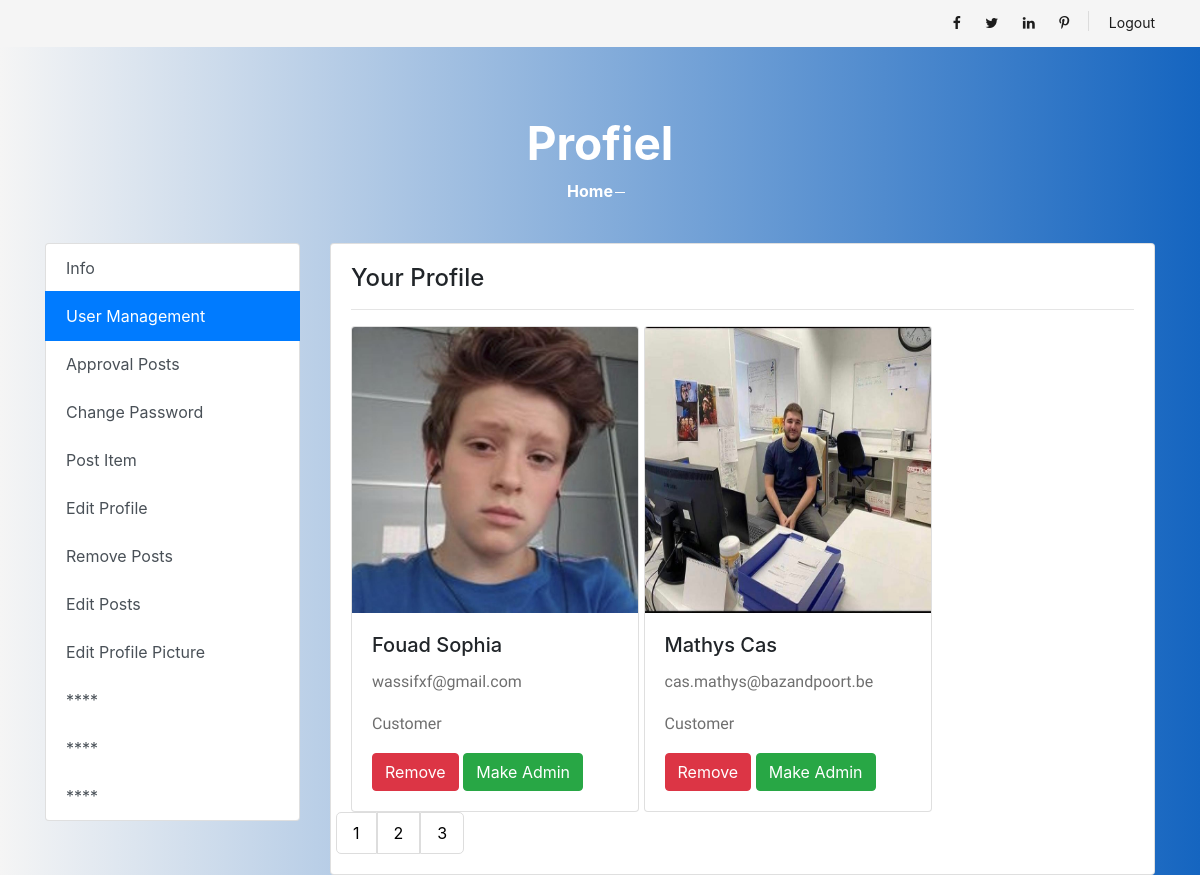
The page /account_pagina/gebruikers.php (signed in) on the database as committed earlier.
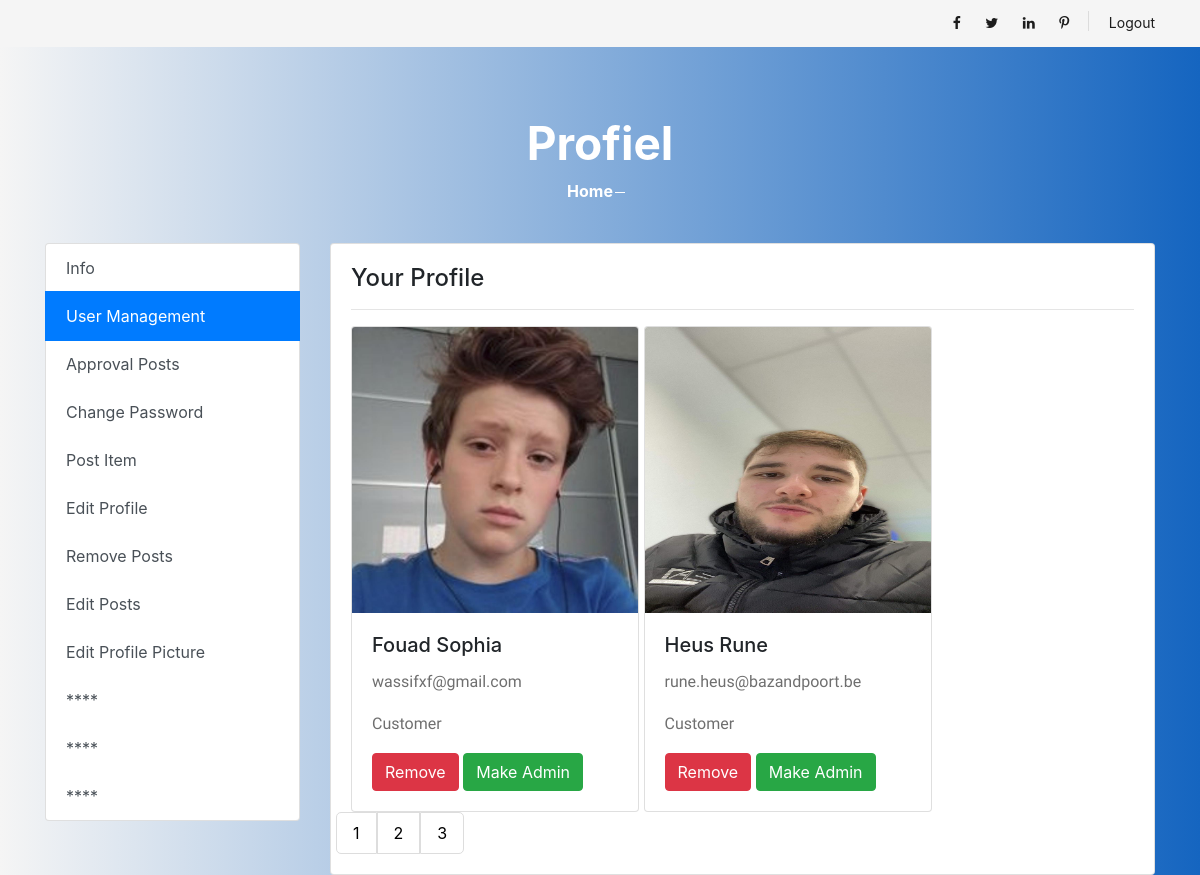
The same page on the database as committed later.
### tables this page shows
CREATE TABLE IF NOT EXISTS `users` (
  `user_id` int(11) NOT NULL AUTO_INCREMENT,
  `unique_id` int(255) NOT NULL,
  `fname` varchar(255) NOT NULL,
  `lname` varchar(255) NOT NULL,
  `email` varchar(255) NOT NULL,
  `password` varchar(255) NOT NULL,
  `img` varchar(255) NOT NULL,
  `status` varchar(255) NOT NULL,
  `admin` int(11) NOT NULL,
  `subscription_id` int(11) NOT NULL,
  `counter` int(11) NOT NULL,
  PRIMARY KEY (`user_id`)
);

### account_pagina/gebruikers.php (the view, shortened to what the changed rows need)
<?php
$page = $_SERVER['REQUEST_URI'];
?>
<!DOCTYPE html>
<html lang="zxx">
<head>
    <link rel="stylesheet" href="../css/account.css">
    <link href="//maxcdn.bootstrapcdn.com/bootstrap/4.1.1/css/bootstrap.min.css" rel="stylesheet" id="bootstrap-css">
    <link rel="stylesheet" href="../css/bootstrap.min.css" type="text/css">
    <link rel="stylesheet" href="../css/font-awesome.min.css" type="text/css">
    <link rel="stylesheet" href="../css/elegant-icons.css" type="text/css">
    <link rel="stylesheet" href="../css/nice-select.css" type="text/css">
    <link rel="stylesheet" href="../css/jquery-ui.min.css" type="text/css">
    <link rel="stylesheet" href="../css/owl.carousel.min.css" type="text/css">
    <link rel="stylesheet" href="../css/slicknav.min.css" type="text/css">
    <link rel="stylesheet" href="../css/style.css" type="text/css">
</head>
<body>
<section class="breadcrumb-section set-bg" data-setbg="img/breadcrumb.jpg">
    <div class="container">
        <div class="row">
            <div class="col-lg-12 text-center">
                <div class="breadcrumb__text">
                    <h2>Profiel</h2>
                </div>
            </div>
        </div>
    </div>
</section>
<?php
include "../php/config.php";
?>
<link href="//maxcdn.bootstrapcdn.com/bootstrap/4.1.1/css/bootstrap.min.css" rel="stylesheet" id="bootstrap-css">
<div class="container">
    <div class="row">
        <div class="col-md-9">
            <div class="card">
                <div class="card-body">
                    <div class="row">
                        <div class="col-md-12">
                            <?php
                            $results_per_page = 2;
                            $sql7 = "SELECT * FROM users";
                            $result = mysqli_query($conn, $sql7);
                            $number_of_results = mysqli_num_rows($result);
                            $number_of_pages = ceil($number_of_results/$results_per_page);
                            if (!isset($_GET["page"])){
                                $page = 1;
                            } else {
                                $page = $_GET["page"];
                            }
                            $this_page_first_result =  ($page-1)*$results_per_page;
                            $sql9 = "SELECT * FROM users WHERE user_id != 1 LIMIT " . $this_page_first_result . ',' . $results_per_page;
                            $result = mysqli_query($conn, $sql9);
                            while ($row = $result->fetch_assoc()){
                                print '
                                        <div class="card" style="width: 18rem; display: inline-block;">
                                          <img class="card-img-top" style="height: 286px; width: 286px;" src="../php/images/'. $row["img"] . '"">
                                          <div class="card-body">
                                            <h5 class="card-title">'. $row["lname"]. ' ' .$row["fname"]. '</h5>
                                            <p class="card-text">'. $row["email"]. '</p>
                                        ';
                                            if ($row["admin"] === '1'){
                                                print ' <p class="card-text">Admin</p>';
                                            } else{
                                                print '<p class="card-text">Customer</p>';
                                            }
                                print '
                                            <a href="wis.php?tewissen='. $row["unique_id"] . '" class="btn btn-danger">Remove</a>
                                            ';
                                            if ($row["admin"] === '1'){
                                                print ' <a href="admin.php?teverwijderen='. $row["unique_id"] . '" class="btn btn-danger">Remove Admin</a>';
                                            } else{
                                                print '<a href="admin1.php?teverwijder='. $row["unique_id"] . '" class="btn btn-success">Make Admin</a>';
                                            }
                                            print '
                                          </div>
                                        </div>
                                        ';
                            }
                        ?>
                    </div>
                        <?php
                        print '<div class="pagination">';
                            for ($page=1;$page<=$number_of_pages;$page++){
                            echo '
                            <a href="gebruikers.php.?page=' .$page . '">' .$page . '</a>';
                            }
                            print '</div>'
                        ?>
                </div>
            </div>
        </div>
    </div>
</div>
</body>
</html>

Rows that differ between the two databases and show on the page:
removed users: img (picture), lname "Mathys", fname "Cas", email "cas.mathys@bazandpoort.be", admin "Customer"
now on this page (row edited): users: img (picture), lname "Heus", fname "Rune", email "rune.heus@bazandpoort.be", admin "Customer"
